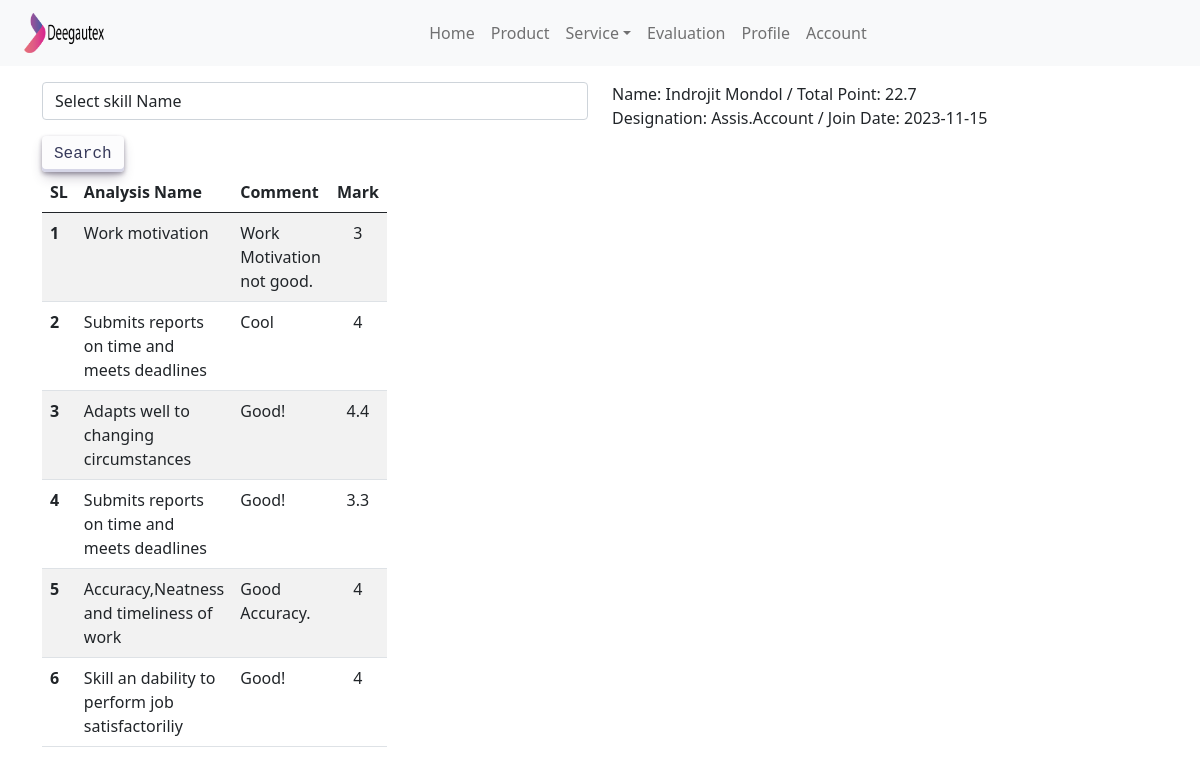
The app's page /evaluationMarkSubmite.php?id=2 (signed in), older data.
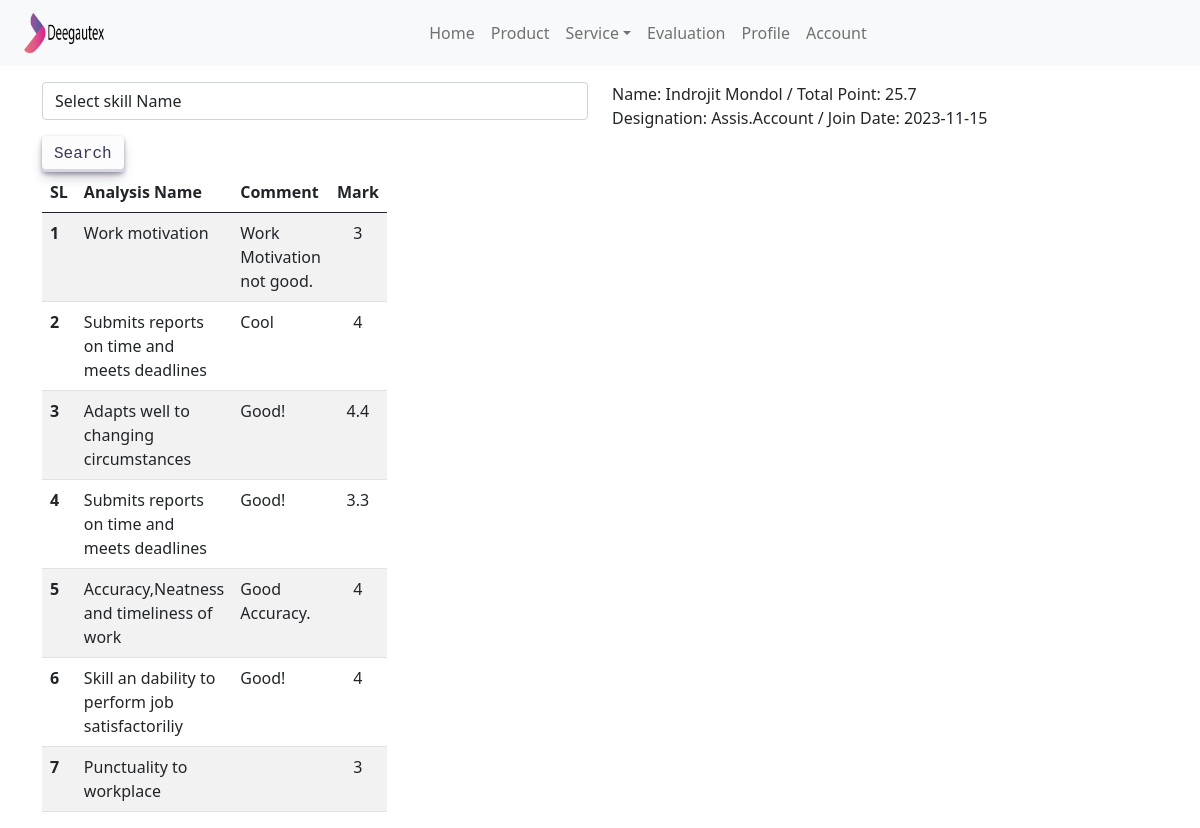
The same page, newer data.
### tables this page shows
CREATE TABLE `tb_evaluation` (
  `id` int(11) NOT NULL,
  `skill_Id` int(11) DEFAULT NULL,
  `mark_Id` int(11) DEFAULT NULL,
  `mark` varchar(10) DEFAULT NULL,
  `employee_Id` int(11) DEFAULT NULL,
  `E_date` date DEFAULT NULL,
  `comment` varchar(255) DEFAULT NULL
);

CREATE TABLE `tb_mark` (
  `id` int(11) NOT NULL,
  `skill_Id` int(11) DEFAULT NULL,
  `Analysis_Name` varchar(255) DEFAULT NULL,
  `Mark` int(11) DEFAULT NULL
);

### evaluationMarkSubmite.php (the view, shortened to what this page needs)
<?php
include 'dbconfig.php';
    if(isset($_SESSION['Id']) && isset($_SESSION['E_Name']))
    {
?>
<!DOCTYPE html>
<html lang="en">
<head>
    <link rel="stylesheet" href="https://cdnjs.cloudflare.com/ajax/libs/font-awesome/4.7.0/css/font-awesome.min.css">
    <link href="https://cdn.jsdelivr.net/npm/bootstrap@5.0.2/dist/css/bootstrap.min.css" rel="stylesheet">
    <link rel="stylesheet" href="styleProductFilter.css" media="screen">
</head>
<body>
<?php
include 'menuBar.php';
if(isset($_GET['id']))
{
    $Eid = $_GET['id'];
}
else
{
    $Eid = '';
}
$sqlData = "SELECT * FROM tb_employeeinfo WHERE Id = '$Eid'";
$sqlResult = mysqli_query($conn,$sqlData);
foreach($sqlResult as $val){
    $name = $val['E_Name'];
    $JDate = $val['E_JoinDate'];
    $desig = $val['E_Designation'];
}
$totalPoint = "SELECT SUM(mark) FROM `tb_evaluation` WHERE employee_Id = '$Eid'";
$PointResult = mysqli_query($conn,$totalPoint);
while($row = mysqli_fetch_array($PointResult))
{
    $point = $row['SUM(mark)'];
}
?>
<section>
    <div class="container">
        <div class="row mt-3">
            <div class="col-6">
                <form action="" method="POST">
                    <select name="cbxSkill" class="form-control" id="skill">
                        <option selected disabled>Select skill Name</option>
                    </select>
                    <button name="btnSearch" type="submit" class="button-30 mt-3">Search</button>
                </form>
            </div>
            <div class="col-6">
                <label for="">Name: <?php echo $name;?> / Total Point: <?php echo $point;?></label><br>
                <label for="">Designation: <?php echo $desig;?></label>
                <label for=""> / Join Date: <?php echo $JDate;?></label>
            </div>
        </div>
    </div>
</section>
<section>
    <div class="container">
        <div class="row">
            <div class="col-md-6">
        <div class="col-md-6">
        <table class="table table-striped">
            <thead>
                <tr>
                    <th scope="col">SL</th>
                    <th scope="col">Analysis Name</th>
                    <th scope="col">Comment</th>
                    <th scope="col">Mark</th>
                </tr>
            </thead>
            <tbody>
                <?php
                    $sqlDataShow = "SELECT * FROM `tb_evaluation` WHERE employee_Id = '$Eid'";
                    $SQLRESULTSHOW = mysqli_query($conn, $sqlDataShow);
                    $i=1;
                    foreach($SQLRESULTSHOW as $row){?>
                        <tr>
                        <th scope="row"><?=$i;?></th>
                        <?php $m2Id = $row['mark_Id'];?>
                            <?php
                                $sqlCData = "SELECT mrk.Analysis_Name FROM `tb_mark` AS mrk WHERE id=$m2Id";
                                $sqlCResult = mysqli_query($conn,$sqlCData);
                                foreach($sqlCResult as $re)
                                {?>
                                    <td><?=$re['Analysis_Name'];?></td>
                            <?php    }
                            ?>
                            <td><?php echo $row['comment'];?></td>
                            <td class="text-center"><?php echo $row['mark'];?></td>
                        </tr>
                <?php  $i++;  }
                ?>
            </tbody>
            </table>
        </div>
        </div>
    </div>
</section>
</body>
</html>
<?php
    }
    else{
        header("Location: log.php");
        exit();
    }
?>

Row changes from the older to the newer data that the page shows:
added tb_evaluation: mark "3"
now on this page (row unchanged): tb_mark: Analysis_Name "Punctuality to workplace", shown under "3"
Text that changed along with them:
$point: "22.7" → "25.7"
